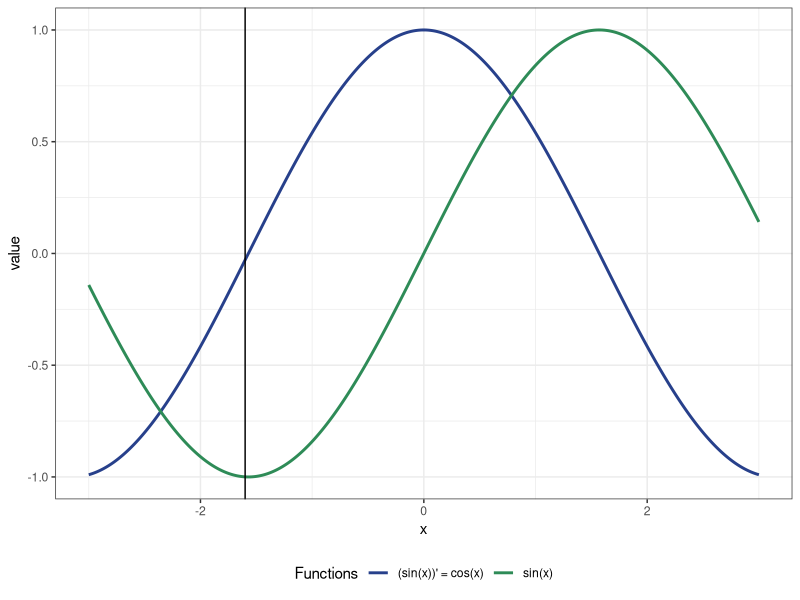

Write the R code that produced this figure.
## ---- chunk 1
3 > 6; !(3 > 6)
"sing" == "sign"; !("sing" == "sign"); "sing" != "sign"
a <- c(TRUE, FALSE, FALSE, TRUE); !a
## ---- chunk 2
4 != 2 & 1 > 4
4 != 2 & 1 < 4
a <- c(TRUE, TRUE, FALSE, FALSE); b <- c(TRUE, FALSE, TRUE, FALSE)
a & b
## ---- chunk 3
4 != 2 | 1 > 4
4 == 2 | 1 == 4
a <- c(TRUE, TRUE, FALSE, FALSE); b <- c(TRUE, FALSE, TRUE, FALSE)
a | b
## ---- chunk 4
a <- c(TRUE, TRUE, FALSE, FALSE); b <- c(TRUE, FALSE, TRUE, FALSE)
xor(a, b)
## ---- chunk 5
letter_number <- function(x) {
  which(x == letters)
}
letter_number("a"); letter_number("z"); letter_number("i")
## ---- chunk 6
library(tidyverse)
tibble(x = seq(-3, 3, 0.001),
       `sin(x)` = sin(x),
       `(sin(x))' = cos(x)` = cos(x)) %>% 
  pivot_longer(cols = -x) %>% 
  ggplot(aes(x, value, color = name)) +
  geom_line(size = 1) +
  geom_vline(xintercept = -1.6) +
  theme_bw() +
  labs(color = 'Functions') +
  theme(legend.position = 'bottom') +
  scale_color_manual(values = c('royalblue4', 'seagreen4'))
## ---- chunk 7
integrate(f = log, lower = 0, upper = 3)
## ---- chunk 8
A <- matrix(sample(20:30, 9), nrow = 3)
det(A) # так вычисляется детерминант матрицы
## ---- chunk 9
tr <- function(A) {
  ifelse(dim(A)[1] == dim(A)[2],
         sum(diag(A)),
         "матрица не является квадратной")
}
## ---- chunk 10
B <- matrix(sample(1:100, 25), nrow = 5)
C <- matrix(sample(1:100, 12), nrow = 4)
tr(B)
tr(C)
